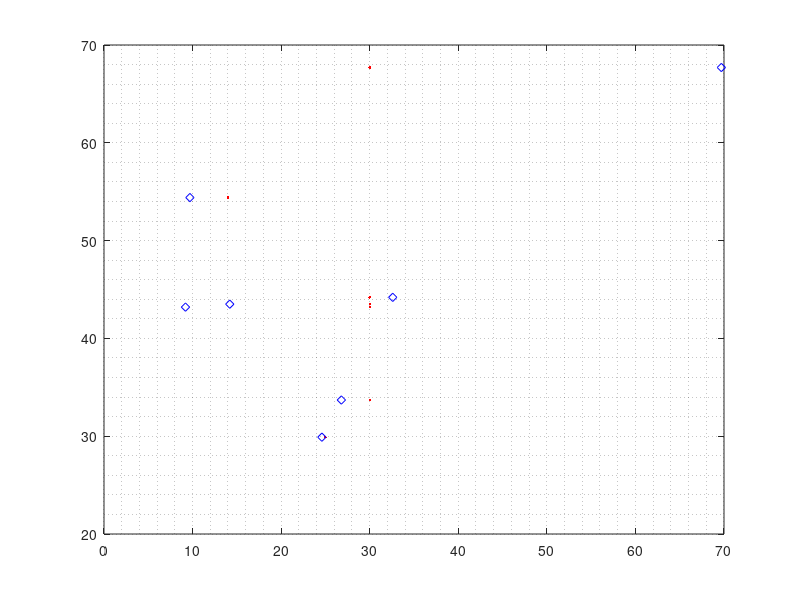

MATLAB code for this plot:
mota = {
43.5
67.7
54.4
44.2
33.7
43.2
29.9
};

fps={
30
30
14
30
30
30
25
};

density = {
14.2
69.7
9.7
32.6
26.8
9.2
24.6
};

close all;


set(gcf, 'Position', [500, 300, 350, 300])
plot(cell2mat(fps)',cell2mat(mota)', 'r.');
% xlabel('FPS');
% ylabel('MOTA');
% title('FPS - MOTA');
% axis([0 35 28 72]);
% grid minor;
% saveas(gca, 'pic/seq_fps_mota_16.bmp');
hold on;
% figure
% set(gcf, 'Position', [500, 300, 350, 300])
plot(cell2mat(density)',cell2mat(mota)', 'bd');
% xlabel('DENSITY');
% ylabel('MOTA');
% title('DENSITY - MOTA');
% axis([0 25 28 72]);
grid minor;
% saveas(gca, 'pic/seq_density_mota_16.bmp');
